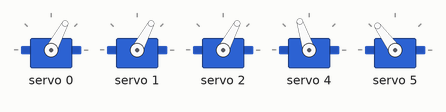
This sketch was run on a simulated Arduino Uno, built with avr-gcc and run on an emulated ATmega328P. Parts: 5 × servo.

Above: at 0.1 s.
At 1.1 s:
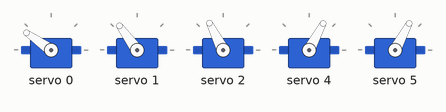
Timing chart, 0 to 2.6 s (numbered marks = the images above):
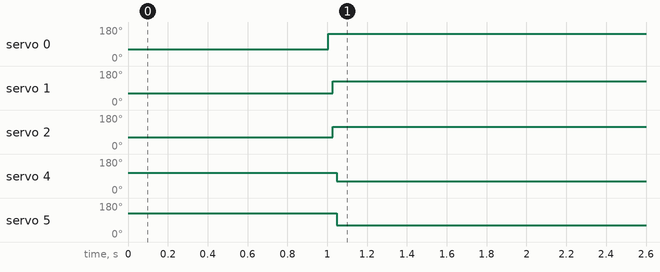

The sketch:

robotic_hand_finger_detection.ino
```cpp
#include <PCA9685.h>
#include <Wire.h>
#include <cvzone.h>

PCA9685 driver;
PCA9685_ServoEval pwmServo(80, 500); // (-deg, +deg) Max and Min degree

SerialData serialData(5, 1); //(numOfValsRec,digitsPerValRec) 5 data 0/1 value

int valsRec[5]; // array of int with size numOfValsRec $000000 [0,0,0,0,0,blank]

void setup() {

  Wire.begin(); // Wire must be started first for SDA SCL
  Wire.setClock(400000);// Supported baud rates are 100kHz,400kHz, and 1000kHz
  driver.resetDevices();// Software resets all PCA9685 devices on Wire line
  driver.init(); // Address pins A5-A0 set to B000000 init(B000000)
  driver.setPWMFrequency(60); // Set frequency to 50Hz

  //Set initial positon of hand
  driver.setChannelPWM(0, pwmServo.pwmForAngle(0));
  driver.setChannelPWM(1, pwmServo.pwmForAngle(0));
  driver.setChannelPWM(2, pwmServo.pwmForAngle(0));
  driver.setChannelPWM(4, pwmServo.pwmForAngle(50));
  driver.setChannelPWM(5, pwmServo.pwmForAngle(70));

  serialData.begin(9600);// receiving data
  delay(1000);
}

void loop(){
  int v;

  serialData.Get(valsRec);//get value from python code

  if(valsRec[0] == 0) // Thumb close
  {
    driver.setChannelPWM(0, pwmServo.pwmForAngle(90));
    delay(10);
  }
  else
  {
   driver.setChannelPWM(0, pwmServo.pwmForAngle(0));
   delay(10);
  }
  if(valsRec[1] == 0) // Index Finger close
  {
    driver.setChannelPWM(1, pwmServo.pwmForAngle(70));
    delay(10);
  }
  else
  {
   driver.setChannelPWM(1, pwmServo.pwmForAngle(0));
   delay(10);
  }
  if(valsRec[2] == 0) // Middle Finger close
  {
    driver.setChannelPWM(2, pwmServo.pwmForAngle(60));
    delay(10);
  }
  else
  {
   driver.setChannelPWM(2, pwmServo.pwmForAngle(0));
   delay(10);
  }
  if(valsRec[3] == 0) // Ring Finger close
  {
    driver.setChannelPWM(4, pwmServo.pwmForAngle(0));
    delay(10);
  }
  else
  {
   driver.setChannelPWM(4, pwmServo.pwmForAngle(50));
   delay(10);
  }
  if(valsRec[4] == 0) // Pinky/Little Finger close
  {
    driver.setChannelPWM(5, pwmServo.pwmForAngle(0));
    delay(10);
  }
  else
  {
   driver.setChannelPWM(5, pwmServo.pwmForAngle(70));
   delay(10);
  }
}
```

Measured:
- by itself, servo 0: 62° → 145° at 1.0 s
- by itself, servo 1: 62° → 126° at 1.0 s
- by itself, servo 2: 62° → 117° at 1.0 s
- by itself, servo 4: 108° → 62° at 1.0 s
- by itself, servo 5: 126° → 62° at 1.0 s
